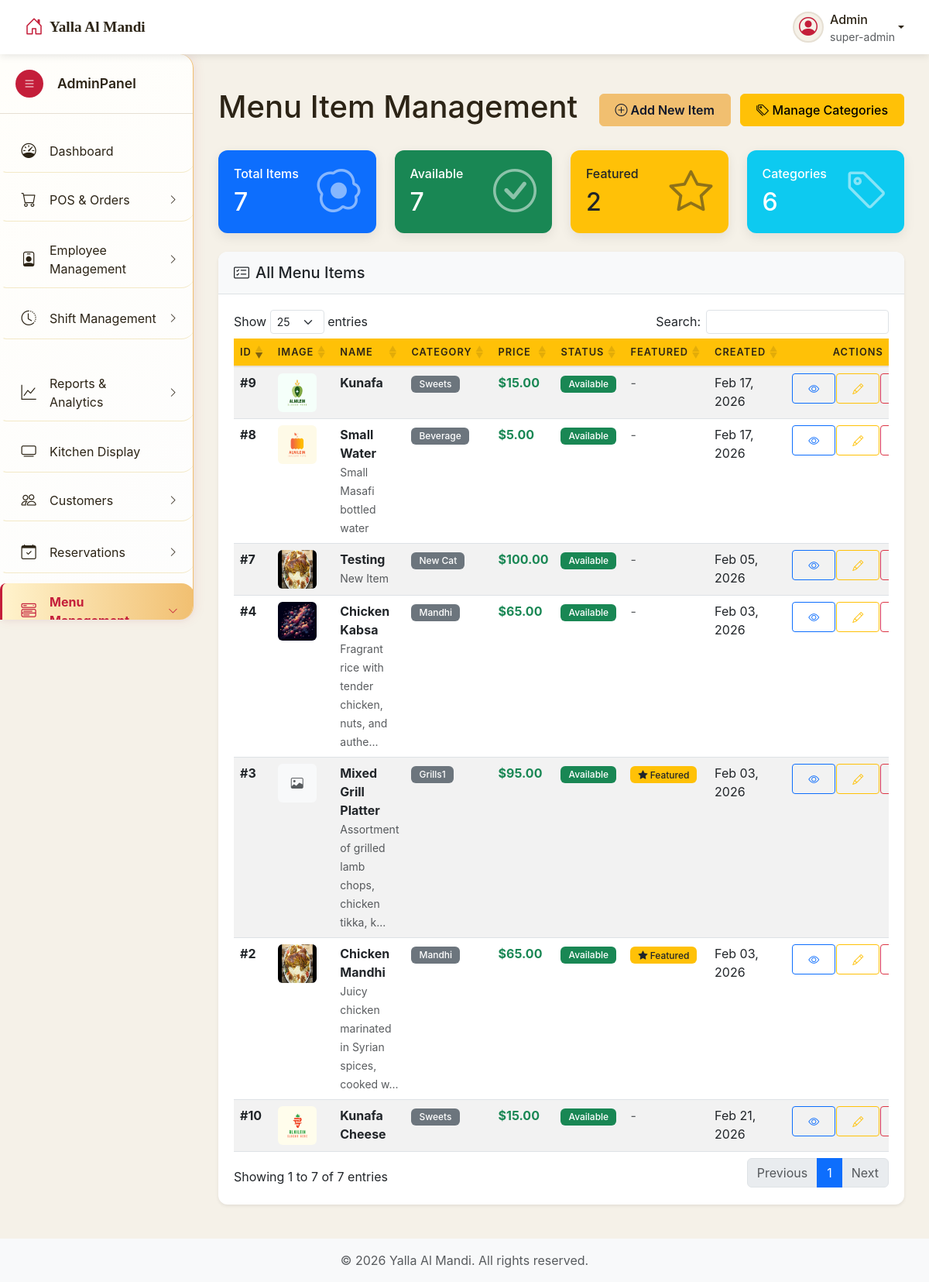
The page /admin/menu_items.php (signed in) on the database its author committed.
### tables this page shows
CREATE TABLE `menu_items` (
  `id` int NOT NULL,
  `name` varchar(100) NOT NULL,
  `description` text,
  `category_id` int NOT NULL,
  `price` decimal(10,2) NOT NULL,
  `image_url` varchar(255) DEFAULT NULL,
  `is_available` tinyint(1) DEFAULT '1',
  `is_featured` tinyint(1) DEFAULT '0',
  `available_quantity` int DEFAULT NULL,
  `is_daily_limited` tinyint(1) DEFAULT '0',
  `auto_unavailable` tinyint(1) DEFAULT '1',
  `track_inventory` tinyint(1) DEFAULT '0',
  `inventory_item_id` int DEFAULT NULL,
  `inventory_quantity_per_unit` decimal(10,2) DEFAULT '1.00',
  `created_at` timestamp NOT NULL DEFAULT CURRENT_TIMESTAMP,
  `updated_at` timestamp NOT NULL DEFAULT CURRENT_TIMESTAMP ON UPDATE CURRENT_TIMESTAMP
);

CREATE TABLE `menu_categories` (
  `id` int NOT NULL,
  `name` varchar(50) NOT NULL,
  `description` text,
  `is_active` tinyint(1) DEFAULT '1',
  `sort_order` int DEFAULT '0',
  `created_at` timestamp NOT NULL DEFAULT CURRENT_TIMESTAMP,
  `updated_at` timestamp NOT NULL DEFAULT CURRENT_TIMESTAMP ON UPDATE CURRENT_TIMESTAMP
);

### admin/includes/view_all_menu_items.php (the view, shortened to what this page needs)
<?php
$sql = "SELECT mi.*, mc.name as category_name
        FROM menu_items mi
        LEFT JOIN menu_categories mc ON mi.category_id = mc.id
        ORDER BY mi.created_at DESC";
$result = $connection->query($sql);
?>
<div class="main-content" id="mainContent">
    <div class="container-fluid">
        <div class="d-flex justify-content-between align-items-center mb-4">
            <h1 class="page-title">Menu Item Management</h1>
            <div>
                <a href="menu_items.php?source=add_item" class="btn btn-primary me-2">
                    <i class="bi bi-plus-circle"></i> Add New Item
                </a>
                <a href="categories.php" class="btn btn-warning">
                    <i class="bi bi-tags"></i> Manage Categories
                </a>
            </div>
        </div>
        <div class="row mb-4">
            <div class="col-md-3">
                <div class="card bg-primary text-white">
                    <div class="card-body">
                        <div class="d-flex justify-content-between align-items-center">
                            <div>
                                <h6 class="card-title">Total Items</h6>
                                <h2 class="mb-0">
                                    <?php
                                    $count_query = "SELECT COUNT(*) as total FROM menu_items";
                                    $count_result = $connection->query($count_query);
                                    echo $count_result ? $count_result->fetch_assoc()['total'] : '0';
                                    ?>
                                </h2>
                            </div>
                            <i class="bi bi-egg-fried display-4 opacity-50"></i>
                        </div>
                    </div>
                </div>
            </div>
            <div class="col-md-3">
                <div class="card bg-success text-white">
                    <div class="card-body">
                        <div class="d-flex justify-content-between align-items-center">
                            <div>
                                <h6 class="card-title">Available</h6>
                                <h2 class="mb-0">
                                    <?php
                                    $available_query = "SELECT COUNT(*) as total FROM menu_items WHERE is_available = 1";
                                    $available_result = $connection->query($available_query);
                                    echo $available_result ? $available_result->fetch_assoc()['total'] : '0';
                                    ?>
                                </h2>
                            </div>
                            <i class="bi bi-check-circle display-4 opacity-50"></i>
                        </div>
                    </div>
                </div>
            </div>
            <div class="col-md-3">
                <div class="card bg-warning text-dark">
                    <div class="card-body">
                        <div class="d-flex justify-content-between align-items-center">
                            <div>
                                <h6 class="card-title">Featured</h6>
                                <h2 class="mb-0">
                                    <?php
                                    $featured_query = "SELECT COUNT(*) as total FROM menu_items WHERE is_featured = 1";
                                    $featured_result = $connection->query($featured_query);
                                    echo $featured_result ? $featured_result->fetch_assoc()['total'] : '0';
                                    ?>
                                </h2>
                            </div>
                            <i class="bi bi-star display-4 opacity-50"></i>
                        </div>
                    </div>
                </div>
            </div>
            <div class="col-md-3">
                <div class="card bg-info text-white">
                    <div class="card-body">
                        <div class="d-flex justify-content-between align-items-center">
                            <div>
                                <h6 class="card-title">Categories</h6>
                                <h2 class="mb-0">
                                    <?php
                                    $category_query = "SELECT COUNT(*) as total FROM menu_categories WHERE is_active = 1";
                                    $category_result = $connection->query($category_query);
                                    echo $category_result ? $category_result->fetch_assoc()['total'] : '0';
                                    ?>
                                </h2>
                            </div>
                            <i class="bi bi-tag display-4 opacity-50"></i>
                        </div>
                    </div>
                </div>
            </div>
        </div>
        <div class="card shadow-sm">
            <div class="card-header">
                <h5 class="mb-0"><i class="bi bi-card-checklist me-2"></i>All Menu Items</h5>
            </div>
            <div class="card-body">
                <div class="table-responsive">
                    <table class="table table-hover table-striped" id="menuItemsTable">
                        <thead>
                            <tr class="table-dark">
                                <th width="50">ID</th>
                                <th width="80">Image</th>
                                <th>Name</th>
                                <th>Category</th>
                                <th>Price</th>
                                <th>Status</th>
                                <th>Featured</th>
                                <th>Created</th>
                                <th width="150" class="text-center">Actions</th>
                            </tr>
                        </thead>
                        <tbody>
                            <?php if ($result->num_rows > 0): ?>
                                <?php while ($item = $result->fetch_assoc()): ?>
                                    <tr id="item-row-<?php echo $item['id']; ?>">
                                        <td class="fw-bold">#<?php echo $item['id']; ?></td>
                                        <td>
                                            <?php if (!empty($item['image_url'])): ?>
                                                <img src="../uploads/menu/<?php echo htmlspecialchars($item['image_url']); ?>"
                                                     alt="<?php echo htmlspecialchars($item['name']); ?>"
                                                     class="rounded" width="50" height="50"
                                                     onerror="this.src='https://via.placeholder.com/50?text=No+Image'">
                                            <?php else: ?>
                                                <div class="bg-light rounded d-flex align-items-center justify-content-center"
                                                     style="width: 50px; height: 50px;">
                                                    <i class="bi bi-image text-muted"></i>
                                                </div>
                                            <?php endif; ?>
                                        </td>
                                        <td>
                                            <div class="fw-bold"><?php echo htmlspecialchars($item['name']); ?></div>
                                            <small class="text-muted">
                                                <?php
                                                echo strlen($item['description']) > 50
                                                    ? htmlspecialchars(substr($item['description'], 0, 50)) . '...'
                                                    : htmlspecialchars($item['description']);
                                                ?>
                                            </small>
                                        </td>
                                        <td>
                                            <span class="badge bg-secondary">
                                                <?php echo htmlspecialchars($item['category_name'] ?? 'Uncategorized'); ?>
                                            </span>
                                        </td>
                                        <td>
                                            <span class="fw-bold text-success">$<?php echo number_format($item['price'], 2); ?></span>
                                        </td>
                                        <td>
                                            <?php if ($item['is_available']): ?>
                                                <span class="badge bg-success">Available</span>
                                            <?php else: ?>
                                                <span class="badge bg-danger">Unavailable</span>
                                            <?php endif; ?>
                                        </td>
                                        <td>
                                            <?php if ($item['is_featured']): ?>
                                                <span class="badge bg-warning text-dark">
                                                    <i class="bi bi-star-fill"></i> Featured
                                                </span>
                                            <?php else: ?>
                                                <span class="text-muted">-</span>
                                            <?php endif; ?>
                                        </td>
                                        <td><?php echo date('M d, Y', strtotime($item['created_at'])); ?></td>
                                        <td class="text-center">
                                            <div class="btn-group btn-group-sm" role="group">
                                                <button type="button" class="btn btn-outline-primary view-item-btn"
                                                        onclick="viewMenuItem(<?php echo $item['id']; ?>)"
                                                        title="View Details">
                                                    <i class="bi bi-eye"></i>
                                                </button>
                                                <a href='menu_items.php?source=edit_item&id=<?php echo $item['id']; ?>'
                                                   class="btn btn-outline-warning"
                                                   title="Edit Item">
                                                    <i class="bi bi-pencil"></i>
                                                </a>
                                                <button type="button" class="btn btn-outline-danger delete-item-btn"
                                                        onclick="menuShowDeleteConfirm(
                                                        <?php echo (int)$item['id']; ?>,
                                                        '<?php echo htmlspecialchars(addslashes($item['name']), ENT_QUOTES); ?>')"                                                        title="Delete Item">
                                                </button>
                                            </div>
                                        </td>
                                    </tr>
                                <?php endwhile; ?>
                            <?php endif; ?>
                        </tbody>
                    </table>
                </div>
            </div>
        </div>
    </div>
</div>
<div class="position-fixed bottom-0 end-0 p-3" style="z-index: 9999">
</div>
<div class="position-fixed bottom-0 end-0 p-3" style="z-index: 9999">
</div>

### rows shown on the page
menu_items: id "10", image_url (picture), name "Kunafa Cheese", menu_categories.name "Sweets", price "15.00", is_available "Available", created_at "Feb 21, 2026"
menu_items: id "9", image_url (picture), name "Kunafa", menu_categories.name "Sweets", price "15.00", is_available "Available", created_at "Feb 17, 2026"
menu_items: id "8", image_url (picture), name "Small Water", description "Small Masafi bottled water", menu_categories.name "Beverage", price "5.00", is_available "Available", created_at "Feb 17, 2026"
menu_items: id "7", image_url (picture), name "Testing", description "New Item", menu_categories.name "New Cat", price "100.00", is_available "Available", created_at "Feb 05, 2026"
menu_items: id "2", image_url (picture), name "Chicken Mandhi", description "Juicy chicken marinated in Syrian spices, cooked w", menu_categories.name "Mandhi", price "65.00", is_available "Available", is_featured 1 (drawn), created_at "Feb 03, 2026"
menu_items: id "3", name "Mixed Grill Platter", description "Assortment of grilled lamb chops, chicken tikka, k", menu_categories.name "Grills1", price "95.00", is_available "Available", is_featured 1 (drawn), created_at "Feb 03, 2026"
menu_items: id "4", image_url (picture), name "Chicken Kabsa", description "Fragrant rice with tender chicken, nuts, and authe", menu_categories.name "Mandhi", price "65.00", is_available "Available", created_at "Feb 03, 2026"

### other values the page prints
$current_user['username'] "Admin"
$_SESSION['role'] "super-admin"
$count_result->fetch_assoc()['total'] "7"
$available_result->fetch_assoc()['total'] "7"
$featured_result->fetch_assoc()['total'] "2"
$category_result->fetch_assoc()['total'] "6"
